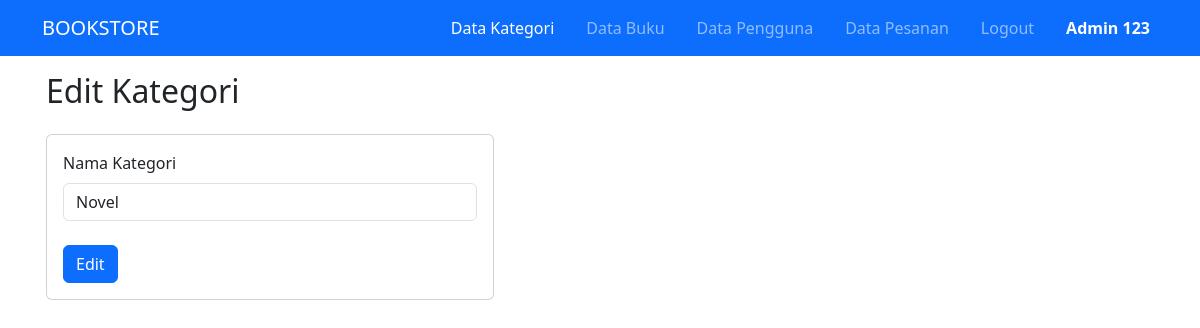
Before: /admin/index.php?hal=ubah_kategori&id=1 (signed in) with the older database file.
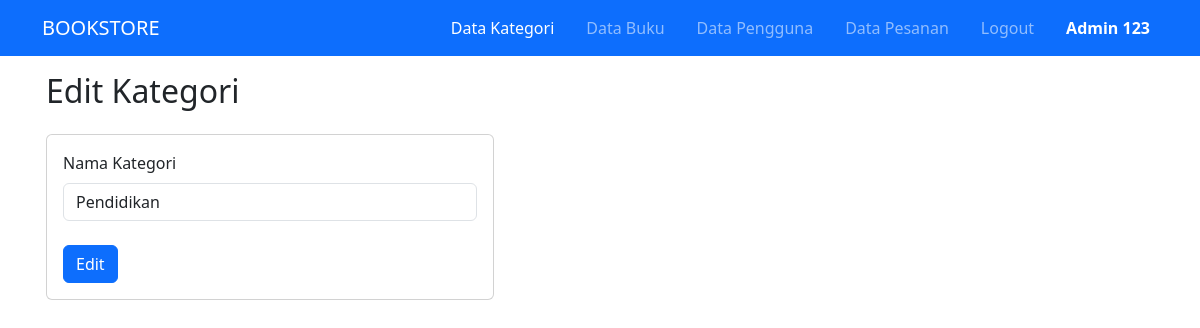
After: the same page with the newer database file.
### tables this page shows
CREATE TABLE `tb_kategori` (
  `id_kategori` int(11) NOT NULL,
  `kategori` varchar(30) NOT NULL
);

### admin/halaman/edit_kategori.php (the view)
<?php
$id = $_GET['id'];
$sql = "SELECT * FROM tb_kategori WHERE id_kategori = '$id'";
$query = mysqli_query($connectDB, $sql);
$data = mysqli_fetch_assoc($query);
?>
<div class="row">
    <div class="col-5">
        <h1 class="mb-4 h2">Edit Kategori</h1>
        <div class="card">
            <div class="card-body">
                <form action="halaman/process/proses_edit.php?proses=edit_kategori&id=<?= $data['id_kategori']; ?>" method="post">
                    <div class="row">
                        <div class="col">
                            <div class="mb-3">
                                <label for="exampleFormControlInput1" class="form-label">Nama Kategori</label>
                                <input type="text" class="form-control" id="exampleFormControlInput1" value="<?= $data['kategori']; ?>" name="kategori" required>
                            </div>
                        </div>
                    </div>
                    <button type="submit" class="btn btn-primary mt-2">Edit</button>
                </form>
            </div>
        </div>
    </div>
</div>

Changed rows visible on the page:
changed tb_kategori: kategori "Novel" → "Pendidikan"
